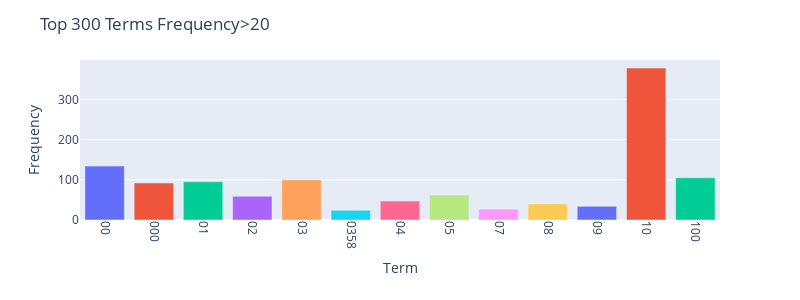

Source (notebook cell):
### Markdown cell above
### **Exercise 14 (take home):** 
The chart above only contains 300 vocabulary in the documents, and it's already computationally intensive to both compute and visualize. Can you efficiently reduce the number of terms you want to visualize as an exercise.

### Code cell
# Answer here
# Use "filter" to filter out less frequent data 
import plotly.express as px
import pandas as pd

data = {
    'Term': count_vect.get_feature_names_out()[:300],
    'Frequency': term_frequencies[:300]
}
df = pd.DataFrame(data)

filtered_df = df[df['Frequency'] > 20]
fig = px.bar(filtered_df, x='Term', y='Frequency', color='Term')

fig.update_xaxes(tickangle=90)
fig.update_layout(height=300, width=800, title='Top 300 Terms Frequency>20', showlegend=False)

fig.show()

### Figure 1 — Plotly figure (JSON) as saved in the notebook; plotly's stock layout.template omitted (floating-point values rounded to 4 significant figures)
{"data": [{"alignmentgroup": "True", "hovertemplate": "Term=%{x}<br>Frequency=%{y}<extra></extra>", "legendgroup": "00", "marker": {"color": "#636efa", "pattern": {"shape": ""}}, "name": "00", "offsetgroup": "00", "orientation": "v", "showlegend": true, "textposition": "auto", "type": "bar", "x": ["00"], "xaxis": "x", "y": [134], "yaxis": "y"}, {"alignmentgroup": "True", "hovertemplate": "Term=%{x}<br>Frequency=%{y}<extra></extra>", "legendgroup": "000", "marker": {"color": "#EF553B", "pattern": {"shape": ""}}, "name": "000", "offsetgroup": "000", "orientation": "v", "showlegend": true, "textposition": "auto", "type": "bar", "x": ["000"], "xaxis": "x", "y": [92], "yaxis": "y"}, {"alignmentgroup": "True", "hovertemplate": "Term=%{x}<br>Frequency=%{y}<extra></extra>", "legendgroup": "01", "marker": {"color": "#00cc96", "pattern": {"shape": ""}}, "name": "01", "offsetgroup": "01", "orientation": "v", "showlegend": true, "textposition": "auto", "type": "bar", "x": ["01"], "xaxis": "x", "y": [95], "yaxis": "y"}, {"alignmentgroup": "True", "hovertemplate": "Term=%{x}<br>Frequency=%{y}<extra></extra>", "legendgroup": "02", "marker": {"color": "#ab63fa", "pattern": {"shape": ""}}, "name": "02", "offsetgroup": "02", "orientation": "v", "showlegend": true, "textposition": "auto", "type": "bar", "x": ["02"], "xaxis": "x", "y": [59], "yaxis": "y"}, {"alignmentgroup": "True", "hovertemplate": "Term=%{x}<br>Frequency=%{y}<extra></extra>", "legendgroup": "03", "marker": {"color": "#FFA15A", "pattern": {"shape": ""}}, "name": "03", "offsetgroup": "03", "orientation": "v", "showlegend": true, "textposition": "auto", "type": "bar", "x": ["03"], "xaxis": "x", "y": [100], "yaxis": "y"}, {"alignmentgroup": "True", "hovertemplate": "Term=%{x}<br>Frequency=%{y}<extra></extra>", "legendgroup": "0358", "marker": {"color": "#19d3f3", "pattern": {"shape": ""}}, "name": "0358", "offsetgroup": "0358", "orientation": "v", "showlegend": true, "textposition": "auto", "type": "bar", "x": ["0358"], "xaxis": "x", "y": [24], "yaxis": "y"}, {"alignmentgroup": "True", "hovertemplate": "Term=%{x}<br>Frequency=%{y}<extra></extra>", "legendgroup": "04", "marker": {"color": "#FF6692", "pattern": {"shape": ""}}, "name": "04", "offsetgroup": "04", "orientation": "v", "showlegend": true, "textposition": "auto", "type": "bar", "x": ["04"], "xaxis": "x", "y": [47], "yaxis": "y"}, {"alignmentgroup": "True", "hovertemplate": "Term=%{x}<br>Frequency=%{y}<extra></extra>", "legendgroup": "05", "marker": {"color": "#B6E880", "pattern": {"shape": ""}}, "name": "05", "offsetgroup": "05", "orientation": "v", "showlegend": true, "textposition": "auto", "type": "bar", "x": ["05"], "xaxis": "x", "y": [62], "yaxis": "y"}, {"alignmentgroup": "True", "hovertemplate": "Term=%{x}<br>Frequency=%{y}<extra></extra>", "legendgroup": "07", "marker": {"color": "#FF97FF", "pattern": {"shape": ""}}, "name": "07", "offsetgroup": "07", "orientation": "v", "showlegend": true, "textposition": "auto", "type": "bar", "x": ["07"], "xaxis": "x", "y": [27], "yaxis": "y"}, {"alignmentgroup": "True", "hovertemplate": "Term=%{x}<br>Frequency=%{y}<extra></extra>", "legendgroup": "08", "marker": {"color": "#FECB52", "pattern": {"shape": ""}}, "name": "08", "offsetgroup": "08", "orientation": "v", "showlegend": true, "textposition": "auto", "type": "bar", "x": ["08"], "xaxis": "x", "y": [40], "yaxis": "y"}, {"alignmentgroup": "True", "hovertemplate": "Term=%{x}<br>Frequency=%{y}<extra></extra>", "legendgroup": "09", "marker": {"color": "#636efa", "pattern": {"shape": ""}}, "name": "09", "offsetgroup": "09", "orientation": "v", "showlegend": true, "textposition": "auto", "type": "bar", "x": ["09"], "xaxis": "x", "y": [34], "yaxis": "y"}, {"alignmentgroup": "True", "hovertemplate": "Term=%{x}<br>Frequency=%{y}<extra></extra>", "legendgroup": "10", "marker": {"color": "#EF553B", "pattern": {"shape": ""}}, "name": "10", "offsetgroup": "10", "orientation": "v", "showlegend": true, "textposition": "auto", "type": "bar", "x": ["10"], "xaxis": "x", "y": [378], "yaxis": "y"}, {"alignmentgroup": "True", "hovertemplate": "Term=%{x}<br>Frequency=%{y}<extra></extra>", "legendgroup": "100", "marker": {"color": "#00cc96", "pattern": {"shape": ""}}, "name": "100", "offsetgroup": "100", "orientation": "v", "showlegend": true, "textposition": "auto", "type": "bar", "x": ["100"], "xaxis": "x", "y": [105], "yaxis": "y"}], "layout": {"barmode": "relative", "height": 300, "legend": {"title": {"text": "Term"}, "tracegroupgap": 0}, "margin": {"t": 60}, "showlegend": false, "title": {"text": "Top 300 Terms Frequency>20"}, "width": 800, "xaxis": {"anchor": "y", "categoryarray": ["00", "000", "01", "02", "03", "0358", "04", "05", "07", "08", "09", "10", "100"], "categoryorder": "array", "domain": [0, 1], "tickangle": 90, "title": {"text": "Term"}}, "yaxis": {"anchor": "x", "domain": [0, 1], "title": {"text": "Frequency"}}}}
